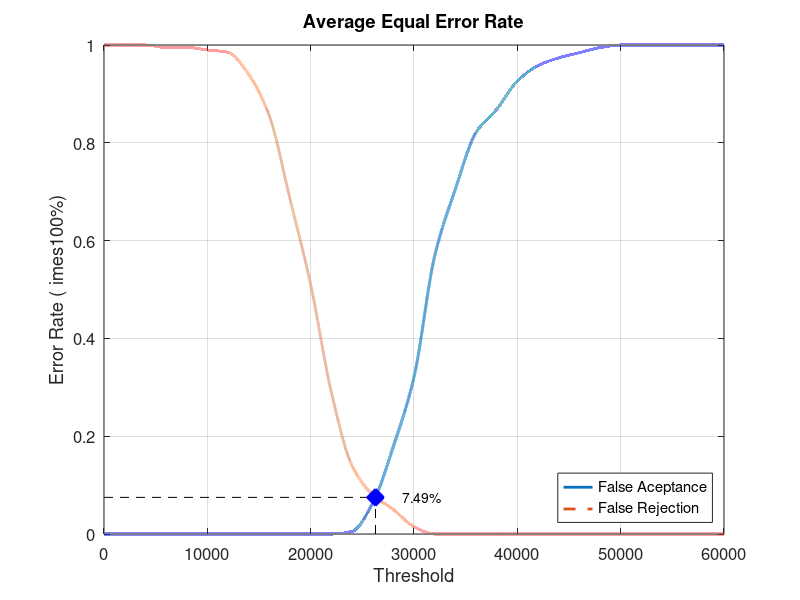
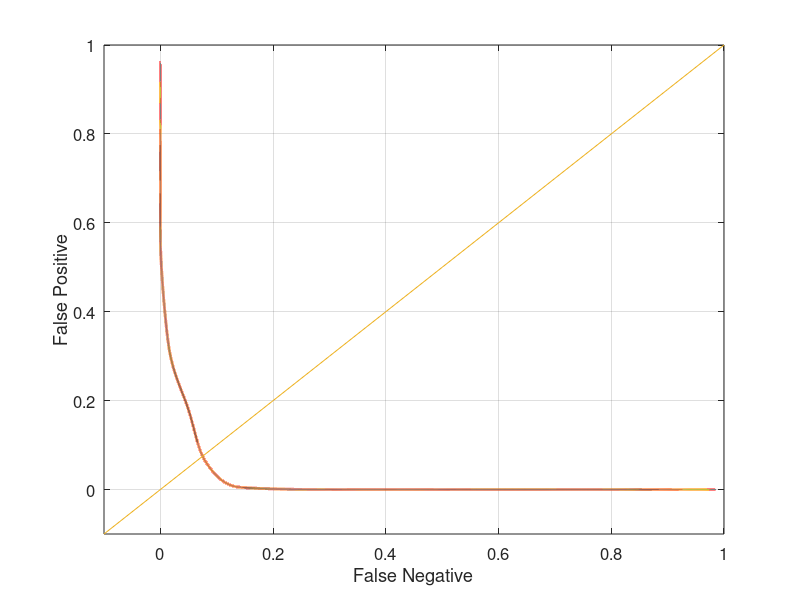

MATLAB code for these plots, in order:
close all;
clear;
clc;
x = 0:2000:60000;
xq = 0:0.5:60000;

y0 = [0 0 0 0 0 0 0 0 0 0 0 0 0.00526316 0.0631579 0.178947 0.321053 0.568421 0.705263 0.821053 0.868421 0.926316 0.957895 0.973684 0.984211 0.994737 1 1 1 1 1 1]
yy0 = interp1(x, y0, xq, 'pchip');
y1 = [1 1 1 0.995 0.995 0.99 0.985 0.94 0.855 0.685 0.51 0.29 0.14 0.08 0.05 0.015 0 0 0 0 0 0 0 0 0 0 0 0 0 0 0]
yy1 = interp1(x, y1, xq, 'pchip');

% Calculating EER: 
y2 = abs(y0 - y1);
find(y2 == min(y2))
yy2 = abs(yy0 - yy1);
xEER = find(yy2 == min(yy2));
xEERIndex = xq(xEER) % X-axis EER
yEER = yy0(xEER) % Y-axis EER

main = figure
plot(xq, yy0,'-','LineWidth', 2);	hold on
plot(xq, yy1,'--','LineWidth', 2);	hold on
plot([xEERIndex xEERIndex], [0 yEER], 'k--');	hold on
plot([0 xEERIndex], [yEER yEER], 'k--');	hold on
plot(xEERIndex, yEER, 'bx', 'LineWidth', 10);	hold on
text(xEERIndex + 10 * xEERIndex / 100, yEER, [num2str(round((10000 * yEER)) / 100) '%'])
legend('False Aceptance', 'False Rejection', 'Location', 'SouthEast')
xlabel('Threshold')
ylabel('Error Rate (	imes100%)')
title('Average Equal Error Rate')
set(gca, 'FontSize', 12)
axis([0 60000 0 1])
grid on

print(main, 'Database2_3Main', '-dpng');
FNRxFPR = figure('Color', [1 1 1]);
plot(yy1, yy0, '-', yy1, yy0, 'LineWidth', 2);
hold on
y = -0.1:0.1:1
plot(y, y); 
set(gca, 'FontSize', 12)
xlabel('False Negative')
ylabel('False Positive')
axis([-0.1 1 -0.1 1])
set(gca, 'FontSize', 12)
grid on

print(FNRxFPR, 'Database2_3FNRxFPR','-dpng');
